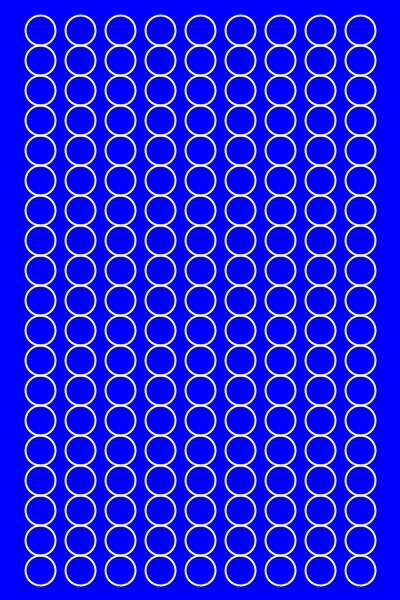
Frame 1 (no input)
Frame 60 (the mouse pressed at the canvas centre just before this capture): identical to frame 1, image omitted
Frame 120 (the mouse held since frame 60 and released just before this capture): identical to frame 1, image omitted

The Processing sketch that drew this single still picture (run headless with seeded random() and noise(); from frame 60 on, the mouse is pressed at the canvas centre):

// Processing sketch: Plotting_A_Grid_System
// ── Plotting_A_Grid_System.pde
/*

 notes:
 'for' in 'for' loop
 define the number of the circles and evenly arrange them in the canvas

 */

int maxColumn = 10; //number of columns
int maxRow = 20; //number of rows
int size = 30;  //circle size

void setup() {
  size(400, 600);
}

void draw() {
  background(0, 0, 255);

  for (int i=1; i<maxColumn; i++) {
    for (int j=1; j<maxRow; j++) {
      float x = i*width/maxColumn;
      float y = j*height/maxRow;

      noFill();
      stroke(255);
      strokeWeight(2);
      ellipse(x, y, size, size);
    }
  }
}

/*

 if 'i' starts from 0, then there will be 10 (maxColumn) columns
 if 'i' starts from 1, then there will be 9 (maxColumn-1) columns
 ** same logic applies to 'j'

 because I prefer not to start right at the edge, I chose to start from 1

 */
